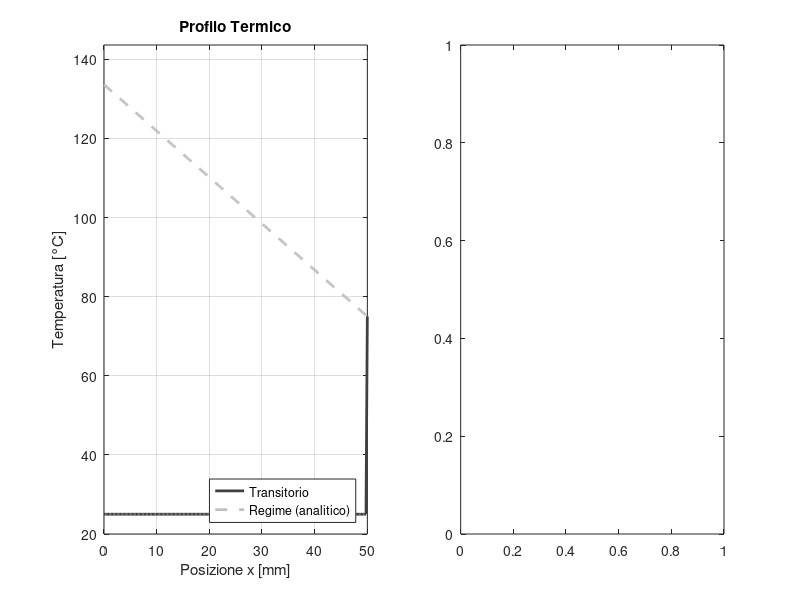

Recreate this plot in MATLAB. (Note: this script raises an error after producing the figure.)
%% Diffusione Termica 1D: Sbarra di Alluminio
%  BC sinistra  (x=0): flusso imposto  q_in = 25 W  (Neumann)
%  BC destra    (x=L): temperatura fissa T_sink = 75 °C (Dirichlet)
%
%  Geometria: 3 mm x 30 mm x 50 mm (sezione A = 9e-5 m^2)
%
%  Metodo: differenze finite esplicite (FTCS) con ghost-node per
%          la condizione di Neumann al bordo sinistro.
%

clear; clc; close all;

%% ── 1. Parametri Fisici ─────────────────────────────────────────────────
L     = 0.050;          % Lunghezza sbarra              [m]
alpha = 98e-6;          % Diffusività termica Al        [m²/s]
k     = 237;            % Conducibilità termica Al      [W/(m·K)]
A     = 3e-3 * 30e-3;   % Sezione: 3 mm × 30 mm         [m²]  = 9e-5 m²

% Condizioni al contorno
q_in   = 25;        % Flusso termico imposto a x=0      [W]
T_sink = 75;        % Temperatura pozzo a x=L           [°C]
T0     = 25;        % Temperatura iniziale (ambiente)   [°C]

%% ── 2. Discretizzazione Spaziale ────────────────────────────────────────
Nx = 200;                    % Nodi interni + bordi
dx = L / (Nx - 1);           % Passo spaziale
x  = linspace(0, L, Nx);     % Griglia [m]

% Coefficiente CFL — stabilità per esplicito: lambda < 0.5
% Usiamo safety factor 0.45
lambda = 0.45;
dt     = lambda * dx^2 / alpha;   % Passo temporale [s]

T_final = 120;               % Durata simulazione [s] — abbondante per il regime
Nt      = ceil(T_final / dt);

fprintf('Parametri solver:\n');
fprintf('  dx = %.4f mm | dt = %.6f s | Nt = %d | lambda = %.4f\n', ...
        dx*1e3, dt, Nt, lambda);

%% ── 3. Soluzione Analitica a Regime (verifica) ──────────────────────────
% A regime: d²T/dx² = 0  →  T(x) = a·x + b
% T'(0) = -q_in/(k·A)   →  a = -q_in/(k·A)
% T(L)  = T_sink         →  b = T_sink - a·L
a_ss = -q_in / (k * A);
b_ss = T_sink - a_ss * L;
T_ss = a_ss * x + b_ss;       % Profilo lineare a regime

fprintf('  Temp. a x=0 a regime: %.2f °C\n', T_ss(1));
fprintf('  Temp. a x=L a regime: %.2f °C  (atteso: %.0f °C)\n\n', T_ss(end), T_sink);

%% ── 4. Inizializzazione ─────────────────────────────────────────────────
u     = T0 * ones(1, Nx);   % Condizione iniziale uniforme
u(end) = T_sink;             % Applica subito la Dirichlet a destra

% Matrici per registrare la storia temporale
t_hist = zeros(1, Nt);
T_x0_hist = zeros(1, Nt);   % T(x=0) nel tempo
T_xmid_hist = zeros(1, Nt); % T(x=L/2) nel tempo

%% ── 5. Setup Grafico ────────────────────────────────────────────────────
fig = figure('Name', 'Diffusione Termica 1D', ...
             'Position', [100 100 1000 520], ...
             'Color', [0.9 0.9 0.9]);

% Subplot 1: Profilo spaziale
ax1 = subplot(1,2,1);
hProf = plot(ax1, x*1e3, u, '-','color', [0.25 0.25 0.25], 'LineWidth', 2); hold on;
hSS   = plot(ax1, x*1e3, T_ss, '--','color', [0.75 0.75 0.75], 'LineWidth', 2);
xlabel(ax1, 'Posizione x [mm]');
ylabel(ax1, 'Temperatura [°C]');
title(ax1, 'Profilo Termico');
legend(ax1, 'Transitorio', 'Regime (analitico)', 'Location', 'SouthEast');
grid(ax1, 'on');
ylim(ax1, [T0-5, T_ss(1)+10]);
xlim(ax1, [0, L*1e3]);

% Subplot 2: Storia temporale
ax2 = subplot(1,2,2);
hH0   = plot(ax2, NaN, NaN, '-','color', [0.25 0.25 0.25], 'LineWidth', 2); hold on;
hHmid = plot(ax2, NaN, NaN, '-','color', [0.50 0.50 0.50], 'LineWidth', 2);
hSS0  = yline(ax2, T_ss(1), '--','color', [0.75 0.75 0.75], 'LineWidth', 2);
xlabel(ax2, 'Tempo [s]');
ylabel(ax2, 'Temperatura [°C]');
title(ax2, 'Convergenza al Regime');
legend(ax2, 'T(x=0)', 'T(x=L/2)', 'T_{regime}(x=0)', 'Location', 'SouthEast');
grid(ax2, 'on');
ylim(ax2, [T0-5, T_ss(1)+10]);

sgtitle(fig, sprintf('Sbarra Al 3×30×50 mm | q_{in}=%.0f W | T_{sink}=%.0f °C', ...
                     q_in, T_sink), 'FontSize', 12, 'FontWeight', 'bold');

%% ── 6. Loop Temporale ───────────────────────────────────────────────────
disp('Avvio simulazione...');
plot_interval = max(1, floor(Nt / 300)); % ~300 aggiornamenti grafico totali

for n = 1:Nt

    u_new = u;

    % ── A. Nodi interni: schema FTCS standard ────────────────────────────
    u_new(2:end-1) = u(2:end-1) + lambda * ...
                     (u(3:end) - 2*u(2:end-1) + u(1:end-2));

    % ── B. BC sinistra — Neumann: flusso imposto q_in  (ghost node) ──────
    %  -k·A·(dT/dx)|_{x=0} = q_in
    %  Con ghost node: u_ghost = u(2) + 2·dx·q_in/(k·A)
    %  → u_new(1) = u(1) + lambda·(u(2) - 2·u(1) + u_ghost)
    %             = u(1) + lambda·(2·u(2) - 2·u(1) + 2·dx·q_in/(k·A))
    u_ghost  = u(2) + 2 * dx * q_in / (k * A);
    u_new(1) = u(1) + lambda * (u(2) - 2*u(1) + u_ghost);

    % ── C. BC destra — Dirichlet: temperatura fissa ───────────────────────
    u_new(end) = T_sink;

    % ── D. Aggiorna stato ─────────────────────────────────────────────────
    u = u_new;

    % ── E. Registra storia temporale ──────────────────────────────────────
    t_hist(n)      = n * dt;
    T_x0_hist(n)   = u(1);
    T_xmid_hist(n) = u(ceil(Nx/2));

    % ── F. Aggiorna grafico ───────────────────────────────────────────────
    if mod(n, plot_interval) == 0
        set(hProf, 'YData', u);

        idx = 1:n;
        set(hH0,   'XData', t_hist(idx),   'YData', T_x0_hist(idx));
        set(hHmid, 'XData', t_hist(idx),   'YData', T_xmid_hist(idx));

        sgtitle(fig, sprintf('Sbarra Al 3×30×50 mm | t = %.1f s / %.0f s', ...
                             n*dt, T_final), ...
                'FontSize', 12, 'FontWeight', 'bold');
        drawnow limitrate;
    end
end

%% ── 7. Verifica Convergenza ─────────────────────────────────────────────
err_max = max(abs(u - T_ss));
fprintf('Simulazione completata.\n');
fprintf('  Errore max vs. regime analitico: %.4f °C\n', err_max);

% Grafico finale con overlay soluzione analitica ben visibile
set(hProf, 'YData', u, 'Color', [0.5 0.5 0.5]);
set(hH0,   'XData', t_hist, 'YData', T_x0_hist);
set(hHmid, 'XData', t_hist, 'YData', T_xmid_hist);
sgtitle(fig, sprintf('REGIME RAGGIUNTO | Sbarra Al 3×30×50 mm | Errore max: %.3f °C', err_max), ...
        'FontSize', 12, 'FontWeight', 'bold', 'Color', [0.25 0.25 0.25]);
drawnow;
